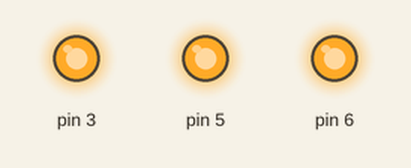
Simulated run of this sketch. Board: Arduino Uno, built with avr-gcc and run on an emulated ATmega328P. On the bench: output pins drawn as LEDs (lit = HIGH).

Above: at 1.5 s.
At 3.5 s:
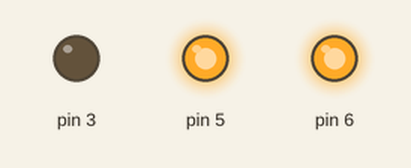
At 4.5 s:
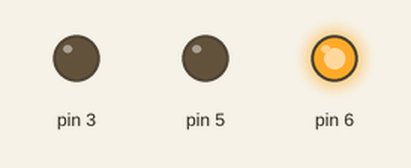
At 5.5 s:
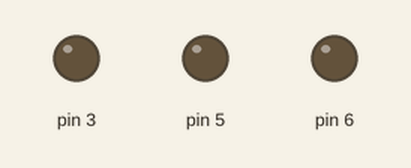
At 6.5 s:
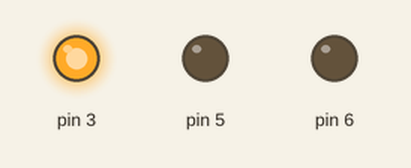
Timing chart, 0 to 7.8 s (numbered marks = the images above):
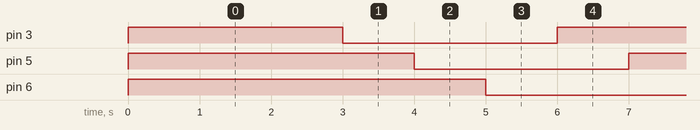

The sketch:

SEQUENTIAL_BLINK.ino
```cpp
void setup() {

pinMode(3,OUTPUT);
digitalWrite(3,HIGH);
pinMode(5,OUTPUT);
digitalWrite(5,HIGH);
pinMode(6,OUTPUT);
digitalWrite(6,HIGH);

}

void loop()
{
  digitalWrite(3,HIGH);
  delay(1000);
  digitalWrite(5,HIGH);
  delay(1000);
  digitalWrite(6,HIGH);
  delay(1000);
  digitalWrite(3,LOW);
  delay(1000);
  digitalWrite(5,LOW);
  delay(1000);
  digitalWrite(6,LOW);
  delay(1000);

}
```

Measured:
- by itself, pin 3, pin 5, pin 6: alternates HIGH for 3.0 s and LOW for 3.0 s
- by itself, everything shown: repeats every 6.0 s, in 6 steps
